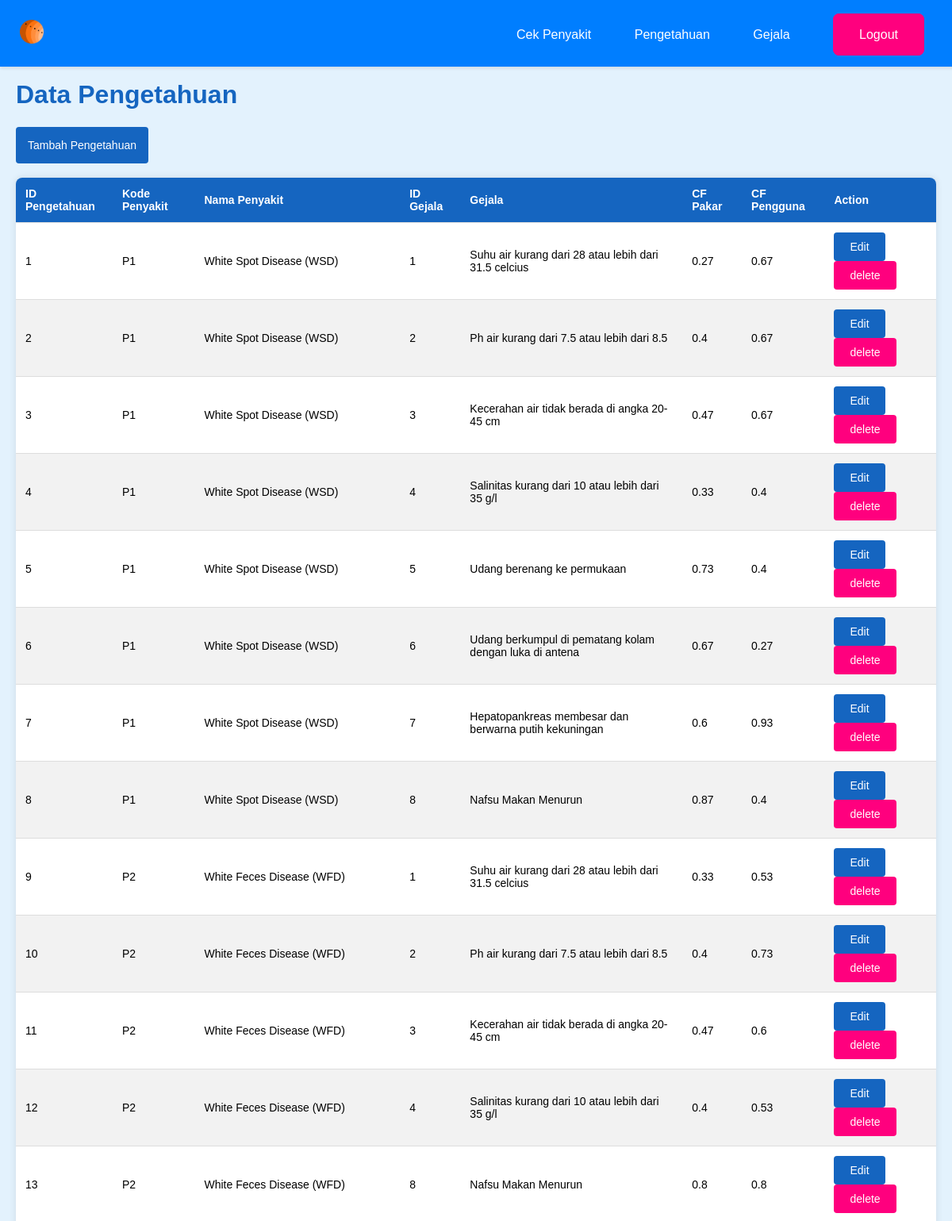
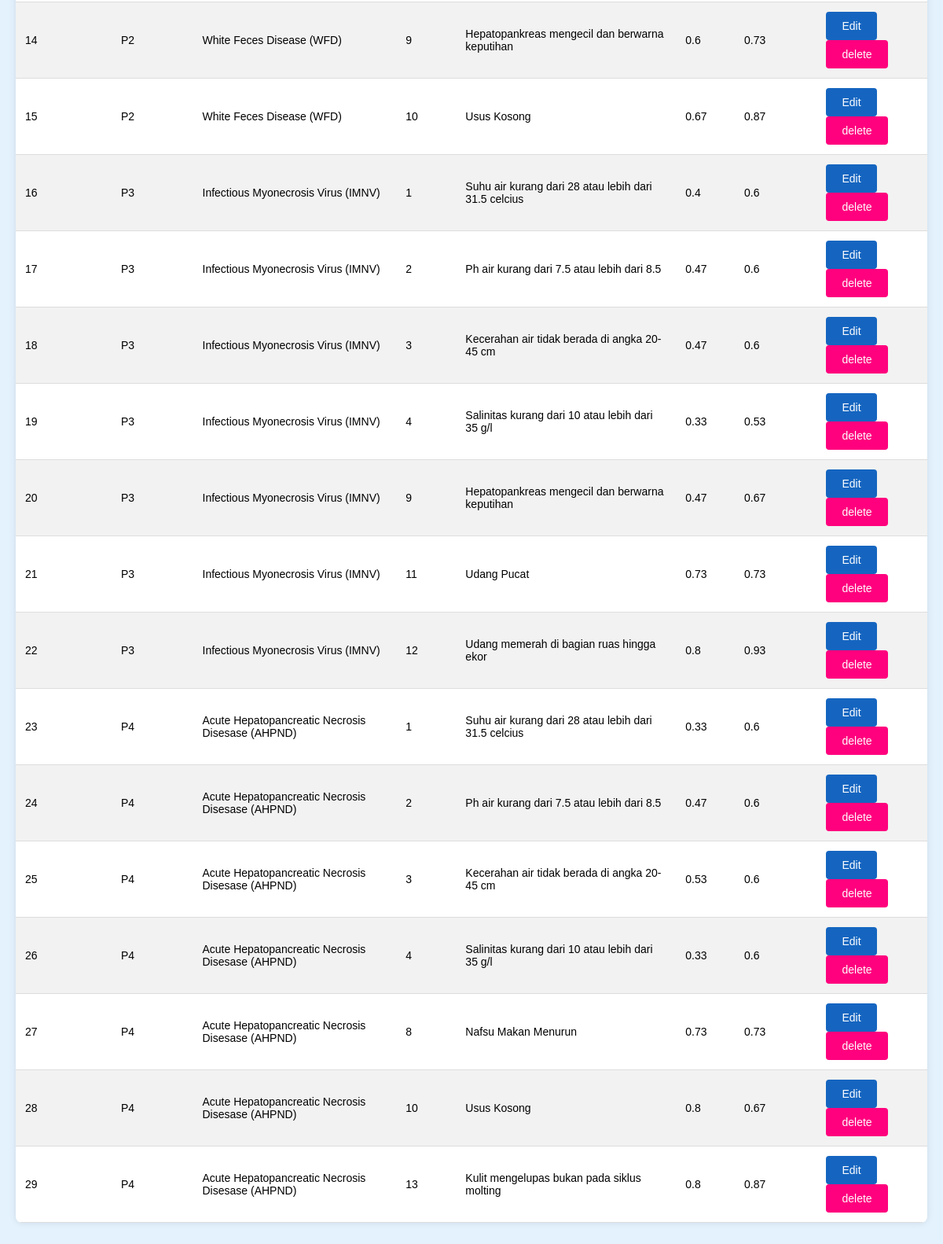
The page /pengetahuan/view.php (signed in) on the database its author committed (2 pictures, top to bottom).
### tables this page shows
CREATE TABLE `pengetahuan` (
  `id_pengetahuan` int(11) NOT NULL,
  `kode_penyakit` varchar(100) NOT NULL,
  `id_gejala` int(12) NOT NULL,
  `h` float NOT NULL,
  `e` float NOT NULL
);

CREATE TABLE `penyakit` (
  `id_penyakit` int(12) NOT NULL,
  `kode_penyakit` varchar(100) NOT NULL,
  `nama_penyakit` varchar(100) NOT NULL,
  `solusi` varchar(500) NOT NULL
);

CREATE TABLE `gejala` (
  `id_gejala` int(12) NOT NULL,
  `nama_gejala` varchar(100) NOT NULL
);

### pengetahuan/view.php (the view, shortened to what this page needs)
<?php
    require '../koneksi.php';
    $sql_read = "SELECT p.id_pengetahuan, p.kode_penyakit, pny.nama_penyakit, p.id_gejala, g.nama_gejala, p.h, p.e
                FROM pengetahuan AS p
                JOIN penyakit AS pny
                JOIN gejala AS g
                WHERE p.kode_penyakit LIKE pny.kode_penyakit AND p.id_gejala = g.id_gejala
                ";
    $result_read = $conn->query($sql_read);
?>
<!DOCTYPE html>
<html lang="en">
<head>
</head>
<body>
    <div class="header">
        <div class="logo">
            <a href="../index.php">
                <img src="../assets/logo.png" alt="Logo">
            </a>
        </div>
        <div class="menu">
            <a href="../cek_penyakit.php">Cek Penyakit</a>
            <a href="../pengetahuan/view.php">Pengetahuan</a>
            <a href="../gejala/view.php">Gejala</a>
            <a href="../logout.php" id="logout">Logout</a>
        </div>
    </div>
    <div id="container">
        <h1>Data Pengetahuan</h1>
        <a href="create.php" class="button" id="add">Tambah Pengetahuan</a>
        <br><br>
        <table>
            <thead>
                <tr>
                    <th>ID Pengetahuan</th>
                    <th>Kode Penyakit</th>
                    <th>Nama Penyakit</th>
                    <th>ID Gejala</th>
                    <th>Gejala</th>
                    <th>CF Pakar</th>
                    <th>CF Pengguna</th>
                    <th>Action</th>
                </tr>
            </thead>
            <tbody>
                <?php
                        if ($result_read->num_rows > 0) {
                            while ($row = $result_read->fetch_assoc()) {
                                echo "<tr>";
                                echo "<td>" . $row["id_pengetahuan"] . "</td>";
                                echo "<td>" . $row["kode_penyakit"] . "</td>";
                                echo "<td>" . $row["nama_penyakit"] . "</td>";
                                echo "<td>" . $row["id_gejala"] . "</td>";
                                echo "<td>" . $row["nama_gejala"] . "</td>";
                                echo "<td>" . $row["h"] . "</td>";
                                echo "<td>" . $row["e"] . "</td>";
                                echo "<td><a href='edit.php?id=".$row['id_pengetahuan']."' class='button'>Edit</a>
                                    <a href='delete.php?id=".$row['id_pengetahuan']."' class='button' id='delete'>delete </a></td>
                                ";
                                echo "</tr>";
                            }
                        } else {
                            echo "Tidak ada data penyakit";
                        }
                ?>
            </tbody>
        </table>
    </div>
</body>
</html>

### pengetahuan/view.php (style rules this page uses)
body { background-color: #e3f2fd; margin: 0; font-family: Arial, sans-serif; }
#container { font-family: Arial, sans-serif; margin: 0; padding: 20px; margin-top:60px; }
h1 { color: #1565c0; }
table { width: 100%; border-collapse: collapse; margin-bottom: 20px; background-color: #fff; border-radius: 8px; overflow: hidden; box-shadow: 0 0 10px rgba(0, 0, 0, 0.1); font-size: 14px; }
th, td { padding: 12px; text-align: left; border-bottom: 1px solid #ddd; }
th { background-color: #1565c0; color: #fff; }
tr:nth-child(even) { background-color: #f2f2f2; }
.button { background-color: #1565c0; color: #fff; border: none; padding: 10px 20px; text-align: center; text-decoration: none; display: inline-block; border-radius: 4px; cursor: pointer; transition: background-color 0.3s; }
#add { padding: 15px; font-size: 14px; }
#delete { background-color: #ff007e; color: white; }
.header { position: fixed; top: 0; left: 0; width: 100%; background-color: #007eff; color: white; padding: 25px; box-shadow: 0 2px 4px rgba(0,0,0,0.1); z-index: 1000; display: flex; justify-content:space-between; }
.logo { float: left; }
img { width: 30px; height: 30px; }
.menu { float: right; margin-right: 5%; color: #ffffff; padding-top: 10px; }
.menu a { text-decoration: none; color: white; padding-top: 40px; padding-bottom: 31px; padding-left: 25px; padding-right: 25px; margin: 0; }
#logout { padding: 15px 30px; background-color: #ff007e; color: white; border-radius: 8px; border-style: solid; border-color: #ff007e; border-width: 3px; margin-left: 25px; }

### rows shown on the page
pengetahuan: id_pengetahuan "1", kode_penyakit "P1", penyakit.nama_penyakit "White Spot Disease (WSD)", id_gejala "1", id_gejala.nama_gejala "Suhu air kurang dari 28 atau lebih dari 31.5 celcius", h "0.27", e "0.67"
pengetahuan: id_pengetahuan "2", kode_penyakit "P1", penyakit.nama_penyakit "White Spot Disease (WSD)", id_gejala "2", id_gejala.nama_gejala "Ph air kurang dari 7.5 atau lebih dari 8.5", h "0.4", e "0.67"
pengetahuan: id_pengetahuan "3", kode_penyakit "P1", penyakit.nama_penyakit "White Spot Disease (WSD)", id_gejala "3", id_gejala.nama_gejala "Kecerahan air tidak berada di angka 20-45 cm", h "0.47", e "0.67"
pengetahuan: id_pengetahuan "4", kode_penyakit "P1", penyakit.nama_penyakit "White Spot Disease (WSD)", id_gejala "4", id_gejala.nama_gejala "Salinitas kurang dari 10 atau lebih dari 35 g/l", h "0.33", e "0.4"
pengetahuan: id_pengetahuan "5", kode_penyakit "P1", penyakit.nama_penyakit "White Spot Disease (WSD)", id_gejala "5", id_gejala.nama_gejala "Udang berenang ke permukaan", h "0.73", e "0.4"
pengetahuan: id_pengetahuan "6", kode_penyakit "P1", penyakit.nama_penyakit "White Spot Disease (WSD)", id_gejala "6", id_gejala.nama_gejala "Udang berkumpul di pematang kolam dengan luka di antena", h "0.67", e "0.27"
pengetahuan: id_pengetahuan "7", kode_penyakit "P1", penyakit.nama_penyakit "White Spot Disease (WSD)", id_gejala "7", id_gejala.nama_gejala "Hepatopankreas membesar dan berwarna putih kekuningan", h "0.6", e "0.93"
pengetahuan: id_pengetahuan "8", kode_penyakit "P1", penyakit.nama_penyakit "White Spot Disease (WSD)", id_gejala "8", id_gejala.nama_gejala "Nafsu Makan Menurun", h "0.87", e "0.4"
pengetahuan: id_pengetahuan "9", kode_penyakit "P2", penyakit.nama_penyakit "White Feces Disease (WFD)", id_gejala "1", id_gejala.nama_gejala "Suhu air kurang dari 28 atau lebih dari 31.5 celcius", h "0.33", e "0.53"
pengetahuan: id_pengetahuan "10", kode_penyakit "P2", penyakit.nama_penyakit "White Feces Disease (WFD)", id_gejala "2", id_gejala.nama_gejala "Ph air kurang dari 7.5 atau lebih dari 8.5", h "0.4", e "0.73"
pengetahuan: id_pengetahuan "11", kode_penyakit "P2", penyakit.nama_penyakit "White Feces Disease (WFD)", id_gejala "3", id_gejala.nama_gejala "Kecerahan air tidak berada di angka 20-45 cm", h "0.47", e "0.6"
pengetahuan: id_pengetahuan "12", kode_penyakit "P2", penyakit.nama_penyakit "White Feces Disease (WFD)", id_gejala "4", id_gejala.nama_gejala "Salinitas kurang dari 10 atau lebih dari 35 g/l", h "0.4", e "0.53"
pengetahuan: id_pengetahuan "13", kode_penyakit "P2", penyakit.nama_penyakit "White Feces Disease (WFD)", id_gejala "8", id_gejala.nama_gejala "Nafsu Makan Menurun", h "0.8", e "0.8"
pengetahuan: id_pengetahuan "14", kode_penyakit "P2", penyakit.nama_penyakit "White Feces Disease (WFD)", id_gejala "9", id_gejala.nama_gejala "Hepatopankreas mengecil dan berwarna keputihan", h "0.6", e "0.73"
pengetahuan: id_pengetahuan "15", kode_penyakit "P2", penyakit.nama_penyakit "White Feces Disease (WFD)", id_gejala "10", id_gejala.nama_gejala "Usus Kosong", h "0.67", e "0.87"
pengetahuan: id_pengetahuan "16", kode_penyakit "P3", penyakit.nama_penyakit "Infectious Myonecrosis Virus (IMNV)", id_gejala "1", id_gejala.nama_gejala "Suhu air kurang dari 28 atau lebih dari 31.5 celcius", h "0.4", e "0.6"
pengetahuan: id_pengetahuan "17", kode_penyakit "P3", penyakit.nama_penyakit "Infectious Myonecrosis Virus (IMNV)", id_gejala "2", id_gejala.nama_gejala "Ph air kurang dari 7.5 atau lebih dari 8.5", h "0.47", e "0.6"
pengetahuan: id_pengetahuan "18", kode_penyakit "P3", penyakit.nama_penyakit "Infectious Myonecrosis Virus (IMNV)", id_gejala "3", id_gejala.nama_gejala "Kecerahan air tidak berada di angka 20-45 cm", h "0.47", e "0.6"
pengetahuan: id_pengetahuan "19", kode_penyakit "P3", penyakit.nama_penyakit "Infectious Myonecrosis Virus (IMNV)", id_gejala "4", id_gejala.nama_gejala "Salinitas kurang dari 10 atau lebih dari 35 g/l", h "0.33", e "0.53"
pengetahuan: id_pengetahuan "20", kode_penyakit "P3", penyakit.nama_penyakit "Infectious Myonecrosis Virus (IMNV)", id_gejala "9", id_gejala.nama_gejala "Hepatopankreas mengecil dan berwarna keputihan", h "0.47", e "0.67"
pengetahuan: id_pengetahuan "21", kode_penyakit "P3", penyakit.nama_penyakit "Infectious Myonecrosis Virus (IMNV)", id_gejala "11", id_gejala.nama_gejala "Udang Pucat", h "0.73", e "0.73"
pengetahuan: id_pengetahuan "22", kode_penyakit "P3", penyakit.nama_penyakit "Infectious Myonecrosis Virus (IMNV)", id_gejala "12", id_gejala.nama_gejala "Udang memerah di bagian ruas hingga ekor", h "0.8", e "0.93"
pengetahuan: id_pengetahuan "23", kode_penyakit "P4", penyakit.nama_penyakit "Acute Hepatopancreatic Necrosis Disesase (AHPND)", id_gejala "1", id_gejala.nama_gejala "Suhu air kurang dari 28 atau lebih dari 31.5 celcius", h "0.33", e "0.6"
pengetahuan: id_pengetahuan "24", kode_penyakit "P4", penyakit.nama_penyakit "Acute Hepatopancreatic Necrosis Disesase (AHPND)", id_gejala "2", id_gejala.nama_gejala "Ph air kurang dari 7.5 atau lebih dari 8.5", h "0.47", e "0.6"
pengetahuan: id_pengetahuan "25", kode_penyakit "P4", penyakit.nama_penyakit "Acute Hepatopancreatic Necrosis Disesase (AHPND)", id_gejala "3", id_gejala.nama_gejala "Kecerahan air tidak berada di angka 20-45 cm", h "0.53", e "0.6"
pengetahuan: id_pengetahuan "26", kode_penyakit "P4", penyakit.nama_penyakit "Acute Hepatopancreatic Necrosis Disesase (AHPND)", id_gejala "4", id_gejala.nama_gejala "Salinitas kurang dari 10 atau lebih dari 35 g/l", h "0.33", e "0.6"
pengetahuan: id_pengetahuan "27", kode_penyakit "P4", penyakit.nama_penyakit "Acute Hepatopancreatic Necrosis Disesase (AHPND)", id_gejala "8", id_gejala.nama_gejala "Nafsu Makan Menurun", h "0.73", e "0.73"
pengetahuan: id_pengetahuan "28", kode_penyakit "P4", penyakit.nama_penyakit "Acute Hepatopancreatic Necrosis Disesase (AHPND)", id_gejala "10", id_gejala.nama_gejala "Usus Kosong", h "0.8", e "0.67"
pengetahuan: id_pengetahuan "29", kode_penyakit "P4", penyakit.nama_penyakit "Acute Hepatopancreatic Necrosis Disesase (AHPND)", id_gejala "13", id_gejala.nama_gejala "Kulit mengelupas bukan pada siklus molting", h "0.8", e "0.87"
